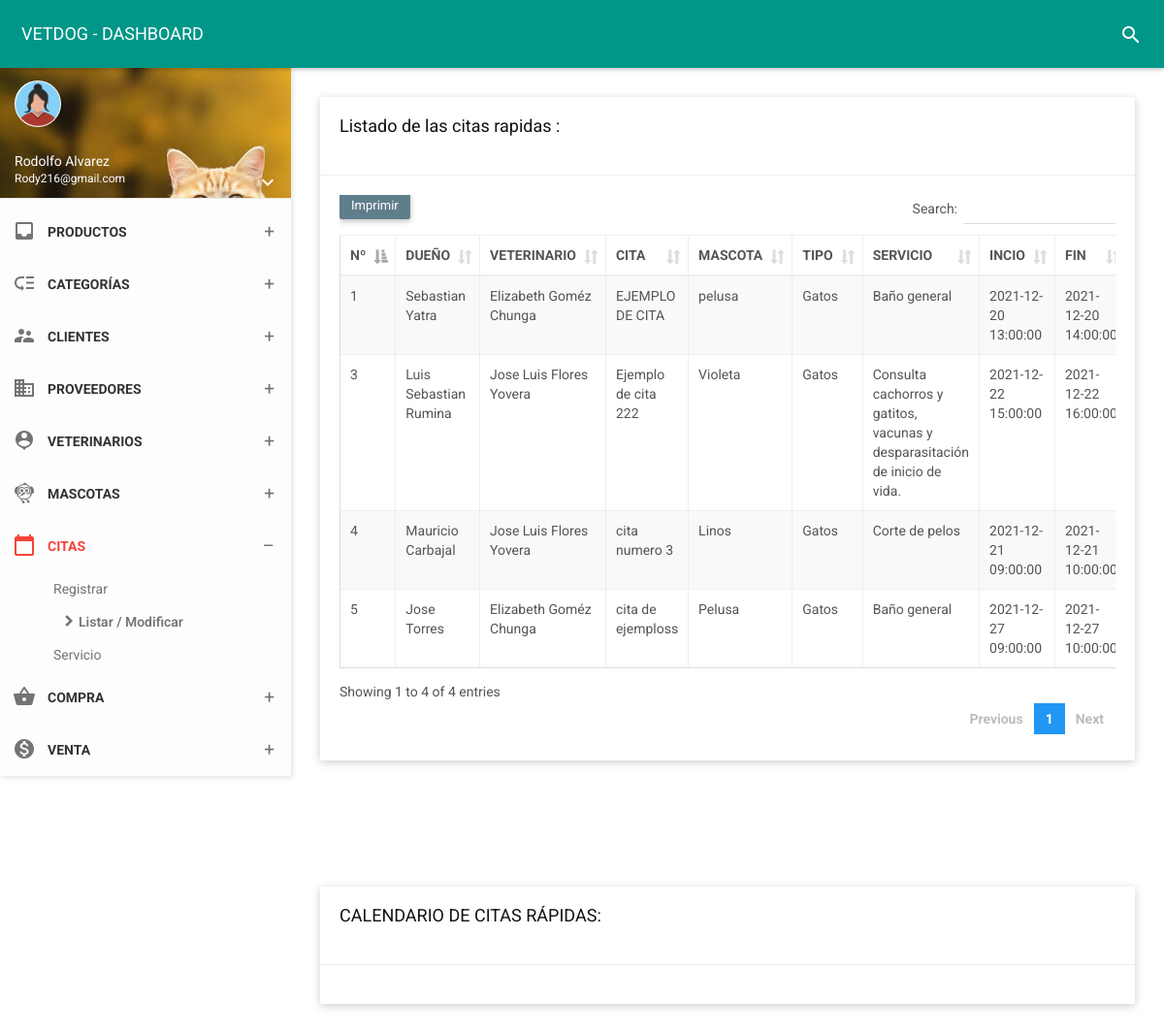
The page /folder/citas.php (signed in) on the database its author committed.
### tables this page shows
CREATE TABLE `quotes` (
  `id` int(11) NOT NULL,
  `id_vet` int(11) NOT NULL,
  `id_tiM` int(11) NOT NULL,
  `id_servi` int(11) NOT NULL,
  `title` varchar(255) NOT NULL,
  `nommas` varchar(90) NOT NULL,
  `dueno` varchar(90) NOT NULL,
  `color` varchar(25) NOT NULL,
  `start` datetime NOT NULL,
  `end` datetime DEFAULT NULL,
  `estado` char(1) NOT NULL,
  `precio` decimal(10,2) NOT NULL
);

CREATE TABLE `veterinarian` (
  `id_vet` int(11) NOT NULL,
  `dnivet` char(8) NOT NULL,
  `nomvet` varchar(35) NOT NULL,
  `apevet` varchar(35) NOT NULL,
  `direcc` varchar(50) NOT NULL,
  `sexo` varchar(15) NOT NULL,
  `correo` varchar(40) NOT NULL,
  `foto` varchar(255) NOT NULL,
  `fijo` char(6) NOT NULL,
  `movil` char(9) NOT NULL,
  `usuario` varchar(25) NOT NULL,
  `contra` varchar(255) NOT NULL,
  `cargo` int(11) NOT NULL,
  `estado` char(1) NOT NULL,
  `fere` timestamp NOT NULL DEFAULT current_timestamp() ON UPDATE current_timestamp()
);

CREATE TABLE `pet_type` (
  `id_tiM` int(11) NOT NULL,
  `noTiM` varchar(35) NOT NULL,
  `estado` char(1) NOT NULL,
  `fere` timestamp NOT NULL DEFAULT current_timestamp() ON UPDATE current_timestamp()
);

CREATE TABLE `service` (
  `id_servi` int(11) NOT NULL,
  `nomser` varchar(100) NOT NULL,
  `estado` char(1) NOT NULL,
  `fere` timestamp NOT NULL DEFAULT current_timestamp() ON UPDATE current_timestamp()
);

### controlador/quotescontrolador.php (called while the page is built, shortened)
<?php
require_once '../modelo/modeloquotes.php';
class quotescontrolador{
    function mostrar(){
        $quotes=new Modelo();
        $dato=$quotes->mostrar("quotes", "1");
        require_once '../vista/citas/mostrar.php';
    }
    }

### modelo/modeloquotes.php (called while the page is built, shortened)
<?php
class Modelo{
  private $db;
  public function __construct(){
      $this->quotes=array();
      $this->db=new PDO('mysql:host=localhost;dbname=vetdog',"root","");
  }
  public function mostrar($tabla,$condicion){
      $consulta="SELECT quotes.id, veterinarian.id_vet, veterinarian.dnivet, veterinarian.nomvet, veterinarian.apevet, pet_type.id_tiM, pet_type.noTiM, service.id_servi, service.nomser, quotes.title, quotes.nommas, quotes.dueno, quotes.color, quotes.start, quotes.end, quotes.estado FROM quotes INNER JOIN veterinarian ON quotes.id_vet = veterinarian.id_vet INNER JOIN pet_type ON quotes.id_tiM = pet_type.id_tiM INNER JOIN service ON quotes.id_servi = service.id_servi";
      $resultado=$this->db->query($consulta);
      while ($tabla=$resultado->fetchAll(PDO::FETCH_ASSOC)) {
          $this->quotes[]=$tabla;
      }
      return $this->quotes;
    }
}
 ?>

### vista/citas/mostrar.php (the view, shortened to what this page needs)
<!DOCTYPE html>
<html>
<head>
    <link href="../assets/plugins/bootstrap/css/bootstrap.css" rel="stylesheet">
    <link href="../assets/plugins/node-waves/waves.css" rel="stylesheet" />
    <link href="../assets/plugins/animate-css/animate.css" rel="stylesheet" />
    <link href="../assets/plugins/jquery-datatable/skin/bootstrap/css/dataTables.bootstrap.css" rel="stylesheet">
    <link href="../css/style.css" rel="stylesheet">
    <link href="../assets/css/fullcalendar.css" rel="stylesheet" />
    <link href="../assets/css/themes/all-themes.css" rel="stylesheet" />
</head>
<body class="theme-red">
    <nav class="navbar">
        <div class="container-fluid">
            <div class="navbar-header">
                <a class="navbar-brand" href="../vista/panel-admin/administrador"> VETDOG - DASHBOARD </a>
            </div>
            <div class="collapse navbar-collapse" id="navbar-collapse">
                <ul class="nav navbar-nav navbar-right">
                    <li><a href="javascript:void(0);" class="js-search" data-close="true"><i class="material-icons">search</i></a></li>
                </ul>
            </div>
        </div>
    </nav>
    <section>
        <aside id="leftsidebar" class="sidebar">
            <div class="user-info">
                <div class="image">
                    <img src="../assets/img/mujerico.png" width="48" height="48" alt="User" />
                </div>
                <div class="info-container">
                    <div class="name" data-toggle="dropdown" aria-haspopup="true" aria-expanded="false"><?php echo ucfirst($_SESSION['nombre']); ?></div>
                    <div class="email"><?php echo ucfirst($_SESSION['correo']); ?></div>
                    <div class="btn-group user-helper-dropdown">
                        <i class="material-icons" data-toggle="dropdown" aria-haspopup="true" aria-expanded="true">keyboard_arrow_down</i>
                    </div>
                </div>
            </div>
            <div class="menu">
                <ul class="list">
                    <li>
                        <a href="../vista/panel-admin/administrador">
                        </a>
                    </li>
                    <li>
                        <a href="javascript:void(0);" class="menu-toggle">
                            <i class="material-icons">inbox</i>
                            <span>PRODUCTOS</span>
                        </a>
                    </li>
                    <li>
                        <a href="javascript:void(0);" class="menu-toggle">
                            <i class="material-icons">low_priority</i>
                            <span>CATEGORÍAS</span>
                        </a>
                    </li>
                    <li>
                        <a href="javascript:void(0);" class="menu-toggle">
                            <i class="material-icons">supervisor_account</i>
                            <span>CLIENTES</span>
                        </a>
                    </li>
                    <li>
                        <a href="javascript:void(0);" class="menu-toggle">
                            <i class="material-icons">business</i>
                            <span>PROVEEDORES</span>
                        </a>
                    </li>
                    <li>
                        <a href="javascript:void(0);" class="menu-toggle">
                            <i class="material-icons">person_pin</i>
                            <span>VETERINARIOS</span>
                        </a>
                    </li>
                    <li>
                        <a href="javascript:void(0);" class="menu-toggle">
                            <i class="material-icons">flutter_dash</i>
                            <span>MASCOTAS</span>
                        </a>
</li>
                    <li class="active">
                        <a href="javascript:void(0);" class="menu-toggle">
                            <i class="material-icons">calendar_today</i>
                            <span>CITAS</span>
                        </a>
                        <ul class="ml-menu">
                            <li>
                                <a href="../vista/citas/nuevo">Registrar</a>
                            </li>
                            <li class="active">
                                <a href="citas">Listar / Modificar</a>
                            </li>
                            <li>
                                <a href="servicio">Servicio</a>
                            </li>
                        </ul>
    </li>
    <li>
                        <a href="javascript:void(0);" class="menu-toggle">
                            <i class="material-icons">shopping_basket</i>
                            <span>COMPRA</span>
                        </a>
    </li>
<li>
                        <a href="javascript:void(0);" class="menu-toggle">
                            <i class="material-icons">monetization_on</i>
                            <span>VENTA</span>
                        </a>
    </li>
    </section>
<section class="content">
        <div class="container-fluid">
            <div class="row clearfix">
                <div class="col-lg-12 col-md-12 col-sm-12 col-xs-12">
                    <div class="card">
                        <div class="header">
                            <h2>
                                Listado de las citas rapidas :
                            </h2><br>
                        </div>
                        <div class="body">
                            <div class="table-responsive">
                                <table class="table table-bordered table-striped table-hover dataTable js-exportable">
                                    <thead>
                                        <tr>
                                        <th>Nº</th>
                                        <th>DUEÑO</th>
                                        <th>VETERINARIO</th>
                                        <th>CITA</th>
                                        <th>MASCOTA</th>
                                        <th>TIPO</th>
                                        <th>SERVICIO</th>
                                        <th>INCIO</th>
                                        <th>FIN</th>
                                    </tr>
                                    </thead>
                                    <tbody>
                                       <?php
                          foreach ($dato as $key => $value){
                              foreach ($value as $va) { ?>
                                        <tr>
            <td><?php echo $va['id'];?></td>
            <td><?php echo $va['dueno'];?></td>
            <td><?php echo $va['nomvet'];?>&nbsp;<?php echo $va['apevet'];?></td>
            <td><?php echo $va['title'];?></td>
            <td><?php echo $va['nommas'];?></td>
            <td><?php echo $va['noTiM'];?></td>
            <td><?php echo $va['nomser'];?></td>
            <td><?php echo $va['start'];?></td>
            <td><?php echo $va['end'];?></td>
                                        </tr>
                            <?php
                              }
                              }
                              ?>
                                    </tbody>
                                </table>
                            </div>
                        </div>
                    </div>
                </div>
            </div>
        </div>
    </section>
    <section class="content">
        <div class="container-fluid">
            <div class="row clearfix">
                <div class="col-lg-12 col-md-12 col-sm-12 col-xs-12">
                    <div class="card">
                        <div class="header">
                            <h2>
                                CALENDARIO DE CITAS RÁPIDAS:
                            </h2><br>
                        </div>
                        <div class="body">
                        </div>
                    </div>
                </div>
            </div>
        </div>
    </section>
</body>
</html>

### assets/css/themes/all-themes.css (style rules this page uses)
.theme-red .navbar-brand { color: #fff; }
.theme-red .nav > li > a { color: #fff; }
.theme-red .sidebar .menu .list li.active { background-color: transparent; }
.theme-red .sidebar .menu .list li.active > :first-child i, .theme-red .sidebar .menu .list li.active > :first-child span { color: #F44336; }
.theme-red .sidebar .menu .list .toggled { background-color: transparent; }
.theme-red .sidebar .menu .list .ml-menu { background-color: transparent; }

### rows shown on the page
quotes: id "1", dueno "Sebastian Yatra", id_vet.nomvet "Elizabeth", id_vet.apevet "Goméz Chunga", title "EJEMPLO DE CITA", nommas "pelusa", id_tiM.noTiM "Gatos", id_servi.nomser "Baño general", start "2021-12-20 13:00:00", end "2021-12-20…"
quotes: id "3", dueno "Luis Sebastian Rumina", id_vet.nomvet "Jose Luis", id_vet.apevet "Flores Yovera", title "Ejemplo de cita 222", nommas "Violeta", id_tiM.noTiM "Gatos", id_servi.nomser "Consulta cachorros y gatitos, vacunas y desparasitación de inicio de vida.", start "2021-12-22 15:00:00", end "2021-12-22…"
quotes: id "4", dueno "Mauricio Carbajal", id_vet.nomvet "Jose Luis", id_vet.apevet "Flores Yovera", title "cita numero 3", nommas "Linos", id_tiM.noTiM "Gatos", id_servi.nomser "Corte de pelos", start "2021-12-21 09:00:00", end "2021-12-21…"
quotes: id "5", dueno "Jose Torres", id_vet.nomvet "Elizabeth", id_vet.apevet "Goméz Chunga", title "cita de ejemploss", nommas "Pelusa", id_tiM.noTiM "Gatos", id_servi.nomser "Baño general", start "2021-12-27 09:00:00", end "2021-12-27…"

### other values the page prints
$_SESSION['nombre'] "Rodolfo Alvarez"
$_SESSION['correo'] "Rody216@gmail.com"
